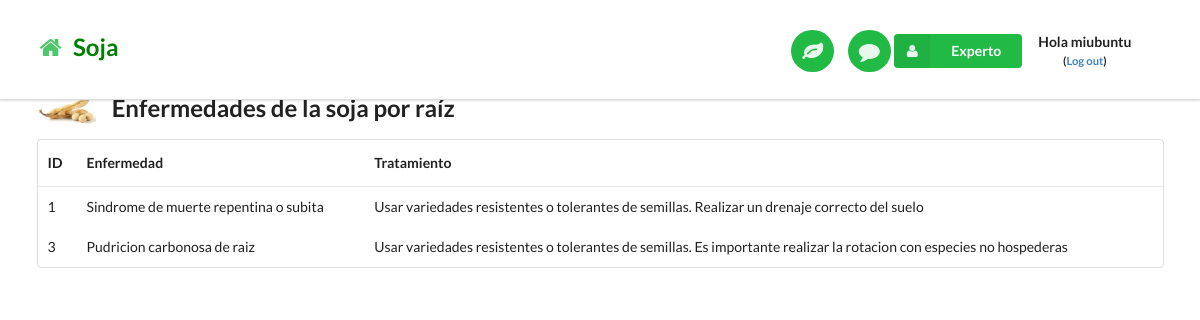
/reportesoramaiz/ (signed in), run on the app's committed database.
### core/models.py (models this page shows, shortened)
class Enfermedadsora(models.Model):
    name = models.CharField(max_length=50)
    description = models.TextField()
    images = models.IntegerField()
    planta = models.CharField(max_length=50)
    sintomaAA = models.CharField(max_length=50)
    sintomaBB = models.CharField(max_length=50)
    sintomaCC = models.CharField(max_length=50)
    sintomaDD = models.CharField(max_length=50)

### core/views.py (the view)
# urls.py: url(r'^reportesoramaiz/$', views.reportesoramaizPage, name='reportesoramaizPage'),
@login_required
def reportesoramaizPage(request):
    enfermedadsoramaiz = Enfermedadsora.objects.all()
    return render(request, 'reportesoramaiz.html', {'enfermedadsoramaiz':enfermedadsoramaiz})

### templates/reportesoramaiz.html
{% extends "basesoja.html" %}
{% load staticfiles %}
{% block content %}
<div class="ui container">
<h2 class="ui header">
  <img class="ui image" src="/static/images/sojatab.jpg">
  <div class="content">
    Enfermedades de la soja por raíz
  </div>
</h2>
<table class="ui basic table">
  <thead>
    <tr>
      <th>ID</th>
      <th>Enfermedad</th>
      <th>Tratamiento</th>
    </tr>
  </thead>
  {% for enfermedadsoramaiz in enfermedadsoramaiz %}
  <tbody>
    <tr>
      <td>{{ enfermedadsoramaiz.id }}</td>
      <td>{{ enfermedadsoramaiz.name }}</td>
      <td>{{ enfermedadsoramaiz.description }}</td>
    </tr>
  </tbody>
  {% endfor %}
</table>
</div>
<br>
{% endblock %}

### templates/basesoja.html (shortened to what this page needs)
{% load staticfiles %}
<!DOCTYPE html>
<html lang="en">
<head>
  <link rel="stylesheet" href="{% static "css/semantic.min.css" %}"/>
  <link rel="stylesheet" href="{% static "css/common.css" %}"/>
</head>
<body>
  {% block nav-bar %}
    <div class="ui top fixed menu borderless main nav-bar">
      <div class="ui container">
        <br> <h2><a href="/"><i class="green home icon link"></i>  <span style="color:green"> Soja</span></a></h2>
        <div class="right item">
          <a id="preference-link" href="/preferences"><button class="circular ui icon green button nav-button"> <i class="large leaf icon link"></i> </button></a>
          <a href="/about"><button class="circular ui icon green button nav-button"> <i class="large comment icon link"></i> </button></a>
{% if user.is_authenticated %}
<div class="ui floating labeled icon dropdown green button">
          <i class="user icon"></i>
          <span class="text">Experto</span>
        </div>
{% if user.is_authenticated %}
    <div class="item">
        <p class="top-menu" style="text-align:center;"> <b> Hola {{ user.username }} <br> <small>(<a href="{% url 'logout' %}">Log out</a>)</small> </b> </p>
    </div>
{% endif %}
{% endif %}
        </div>
      </div>
    </div>
<br>
  {% endblock %}
  {% block content %}
  {% endblock %}
</body>
</html>

### static/css/common.css (style rules this page uses)
body { padding-top: 74px; }
.nav-bar { padding-top: 7px; padding-bottom: 4px; }
.nav-button { margin-left: 10px !important; }

### data on the page
Enfermedadsora: id "1", name "Sindrome de muerte repentina o subita", description "Usar variedades resistentes o tolerantes de semillas. Realizar un drenaje correcto del suelo"
Enfermedadsora: id "3", name "Pudricion carbonosa de raiz", description "Usar variedades resistentes o tolerantes de semillas. Es importante realizar la rotacion con especies no hospederas"

### other printed values
{{ user.username }} "miubuntu"
